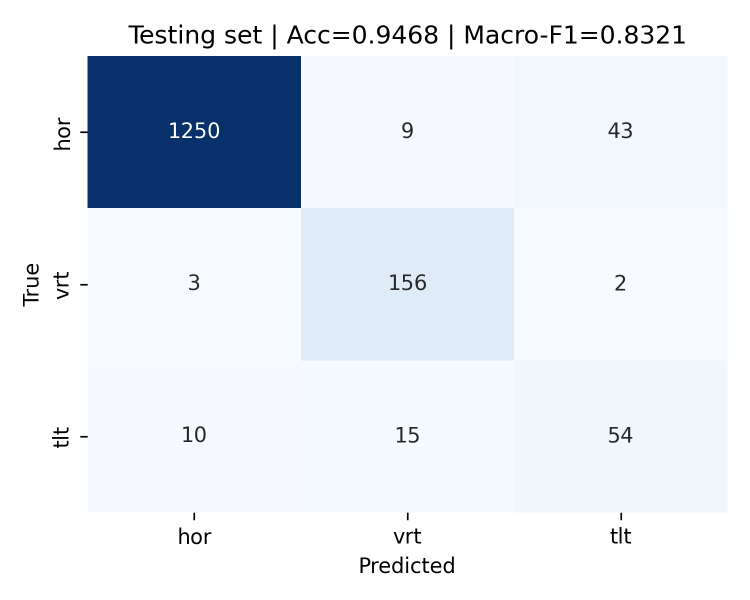
#> input picture word_pipeline/3_Orn/4_Test_orn_with_annotation/confusion_matrix_orn_classifier_v16_trained_on_all_augmented_training_data.png, 1500 x 1200 px (shown at 1/2 size)
$ python -i 1_colour_patch.py   (imports and definitions only)
#> lines starting #> are read from the running program, lines starting #| are printed output that depends on the picture; after the words box and inside, x2 and y2 are one past the last pixel; in counts of white or black regions, pixels touching at a corner belong together
#> further down, picture is the input picture: PIL image 1500x1200 RGBA; mean R, G, B, A 226.9, 233.1, 240.6, 255
import os
import json
import numpy as np
from PIL import Image, ImageDraw
import cv2
from joblib import Parallel, delayed
from tqdm import tqdm
from sklearn.mixture import GaussianMixture


# === CONFIG ===
image_folder = "img"
json_folder = "jsons"

output_folder = "ColoredName_CropedPatch_Output"
output_json_folder = "ColoredJson_Output"

# [2 lines not run here, left out]

# Local background context around polygon bbox
LOCAL_BG_PADDING = 40


# ============================================================
# Colour naming: two separate human annotations
#
#   (1) Ground truth: a human named the colour of the actual ink on the
#       page. Used only for scoring in 4_performance_colour.py.
#
#   (2) Rule-assisted annotation of the predicted RGB: the colour module
#       outputs only an RGB value per word. To compare it with (1), each
#       predicted RGB needs a coarse name from the same 11-class schema.
#       Naming every word by hand is slow, so the rules below pre-group
#       similar predicted RGB values into coarse names. A rater viewed the
#       predicted RGB rendered on the predicted polygons, checked each
#       group, and refined the rules or corrected names until every name
#       matched their perception. The rater had no access to the
#       ground-truth labels from (1). This was done on the predicted
#       colours of the test pages.
#
# The rules are therefore a labelling aid, not an independently validated
# classifier, and they never modify the predicted RGB. Narrow RGB ranges in
# some rules record groups the rater named during this process. Only
# contextual_dark_ink_is_black() uses the local background colour; the
# other rules use the text RGB alone. Names produced by these rules on
# pages outside the test set have not been verified.
# ============================================================

# [592 lines left out: functions relative_luminance_y, rgb_to_lab_lch, is_red_ink, is_dark_purple_ink, is_dark_blue_ink, is_blue_black_ink and 10 more, not called in this run]


# ============================================================
# binarization
# ============================================================

def sauvola_binarization(
    img_pil,
    win_list=(15, 31, 61),
    k_strict=0.08,
    k_loose=0.28,
    bernsen_contrast_min=12,
    post_open=3,
    post_close=3
):
#> called with win_list = (15, 31, 61), k_strict = 0.08, k_loose = 0.28, bernsen_contrast_min = 12, post_open = 3, post_close = 3
    rgb = np.array(img_pil.convert("RGB"))

    gray = cv2.cvtColor(
        rgb,
        cv2.COLOR_RGB2GRAY
    ).astype(np.float32)

    gray = gray / 255.0


    bg = cv2.GaussianBlur(gray, (0, 0), 51)
    bg = np.clip(bg, 1e-6, 1.0)

    norm = np.clip(
        (gray / bg) * 0.5 + 0.25,
        0.0,
        1.0
    )

    blur_r = cv2.GaussianBlur(norm, (0, 0), 5)

    retinex = np.log(norm + 1e-6) - np.log(blur_r + 1e-6)
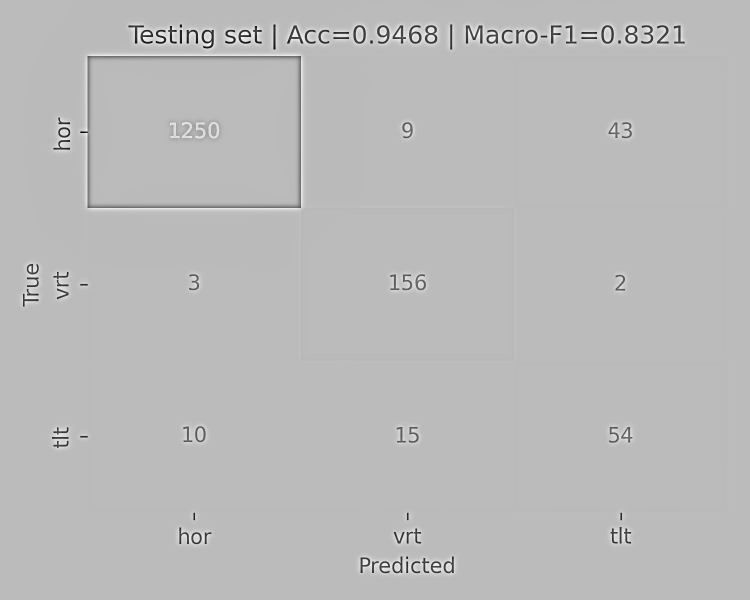
#> retinex: shape (1200, 1500) float32 (shown at 1/2 size); min -1.27, max 0.461, mean -0.00466; drawn with min black and max white

    rmin, rmax = np.percentile(retinex, (1, 99))
#> rmin = -0.535; rmax = 0.202

    if rmax > rmin:
        retinex = (retinex - rmin) / (rmax - rmin)

    retinex = np.clip(retinex, 0, 1).astype(np.float32)

    # CLAHE.
    clahe = cv2.createCLAHE(
        clipLimit=2.0,
        tileGridSize=(8, 8)
    )

    enh = clahe.apply(
        (retinex * 255).astype(np.uint8)
    ).astype(np.float32) / 255.0

    def local_stats(img, w):
        k = (w, w)

        m = cv2.boxFilter(
            img,
            ddepth=-1,
            ksize=k,
            normalize=True
        )

        m2 = cv2.boxFilter(
            img * img,
            ddepth=-1,
            ksize=k,
            normalize=True
        )

        s = cv2.sqrt(
            np.maximum(m2 - m * m, 0)
        )

        st = cv2.getStructuringElement(
            cv2.MORPH_RECT,
            (w, w)
        )

        vmin = cv2.erode(img, st)
        vmax = cv2.dilate(img, st)

        return m, s, vmin, vmax

    def sauvola(img, w, k, R=0.5):
        m, s, _, _ = local_stats(img, w)
        T = m * (1.0 + k * ((s / R) - 1.0))
        return (img < T).astype(np.uint8)

    def wolf_jolion(img, w, k):
        m, s, vmin, _ = local_stats(img, w)
        R = np.max(s) + 1e-6
        T = m + k * ((s / R) - 1.0) * (m - vmin)
        return (img < T).astype(np.uint8)

    def bernsen(img, w, cmin):
        _, _, vmin, vmax = local_stats(img, w)
        C = vmax - vmin
        T = (vmax + vmin) * 0.5

        return (
            (img < T)
            & (C >= (cmin / 255.0))
        ).astype(np.uint8)

    H, W = enh.shape
#> H = 1200; W = 1500

    votes_strict = np.zeros((H, W), np.int16)
    votes_loose = np.zeros((H, W), np.int16)

    for w in win_list:
        b_s_sau = sauvola(enh, w, k_strict)
        b_s_wjf = wolf_jolion(enh, w, k=-0.2)
        b_s_ber = bernsen(enh, w, bernsen_contrast_min)

        votes_strict += b_s_sau + b_s_wjf + b_s_ber

        b_l_sau = sauvola(enh, w, k_loose)
        b_l_wjf = wolf_jolion(enh, w, k=+0.2)
        b_l_ber = bernsen(
            enh,
            w,
            max(8, bernsen_contrast_min - 4)
        )

        votes_loose += b_l_sau + b_l_wjf + b_l_ber
#> this loop made 3 passes
#> pass 1, in local_stats, `vmin = cv2.erode(img, st)`:
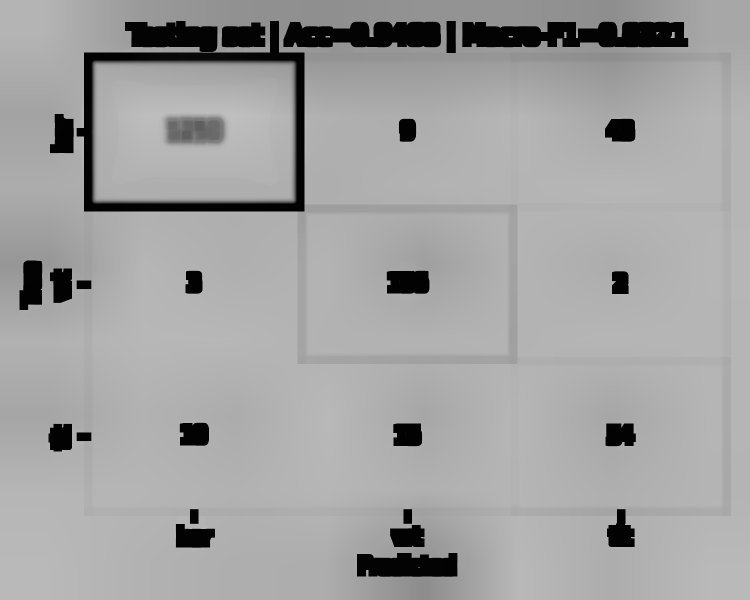
#> vmin: shape (1200, 1500) float32 (shown at 1/2 size); min 0.00392, max 0.835, mean 0.634
#> after the loop:
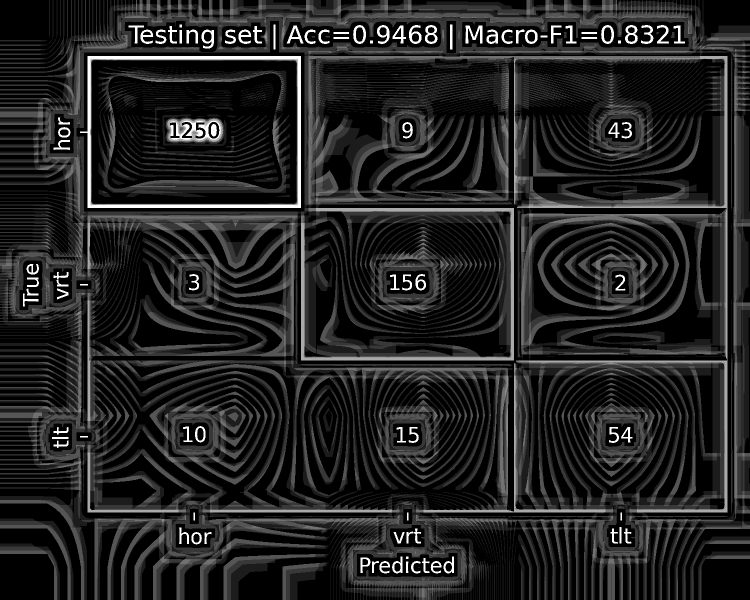
#> votes_loose: shape (1200, 1500) int16 (shown at 1/2 size); min 0, max 9, mean 1.25; drawn with min black and max white
#> after the loop:
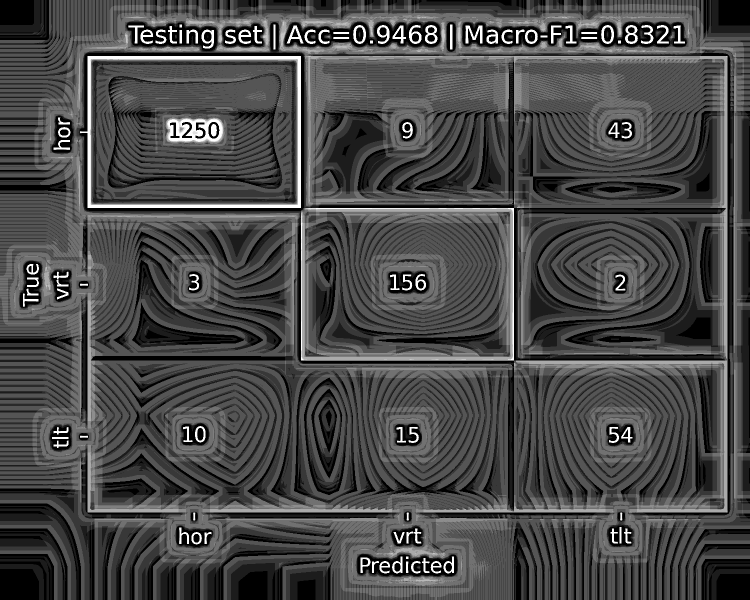
#> votes_strict: shape (1200, 1500) int16 (shown at 1/2 size); min 0, max 9, mean 2.57; drawn with min black and max white

    strong = (votes_strict >= 4).astype(np.uint8)
#> strong: shape (1200, 1500); values 0 (black) and 1 (white), 19.9% white; 801 white regions (287 under 20 px), largest, box (x1, y1, x2, y2) and area: (7, 13, 1488, 1183) 210538, (602, 416, 1028, 721) 25014, (160, 112, 602, 416) 13369
    weak = (votes_loose >= 3).astype(np.uint8)
#> weak: shape (1200, 1500); values 0 (black) and 1 (white), 17.1% white; 2165 white regions (1462 under 20 px), largest, box (x1, y1, x2, y2) and area: (617, 102, 1455, 1025) 34247, (589, 726, 1226, 1025) 12078, (1042, 427, 1439, 709) 11703

    k3 = np.ones((3, 3), np.uint8)

    strong_dil = cv2.dilate(
        strong,
        k3,
        1
    )
#> strong_dil: shape (1200, 1500); values 0 (black) and 1 (white), 26.8% white; 408 white regions (44 under 20 px), largest, box (x1, y1, x2, y2) and area: (0, 10, 1489, 1200) 294276, (601, 415, 1029, 722) 31564, (159, 111, 603, 417) 16289

    fused = (
        (strong == 1)
        | ((weak == 1) & (strong_dil == 1))
    ).astype(np.uint8)
#> fused: shape (1200, 1500); values 0 (black) and 1 (white), 20.4% white; 764 white regions (260 under 20 px), largest, box (x1, y1, x2, y2) and area: (7, 13, 1489, 1183) 219864, (602, 416, 1028, 721) 25014, (160, 112, 602, 416) 13369

    if post_open > 0:
        fused = cv2.morphologyEx(
            fused,
            cv2.MORPH_OPEN,
            cv2.getStructuringElement(
                cv2.MORPH_RECT,
                (post_open, post_open)
            )
        )
#> fused: shape (1200, 1500); values 0 (black) and 1 (white), 19.5% white; 632 white regions (81 under 20 px), largest, box (x1, y1, x2, y2) and area: (19, 24, 1489, 1182) 138949, (602, 416, 1028, 721) 24708, (1028, 721, 1455, 1025) 20007

    if post_close > 0:
        fused = cv2.morphologyEx(
            fused,
            cv2.MORPH_CLOSE,
            cv2.getStructuringElement(
                cv2.MORPH_RECT,
                (post_close, post_close)
            )
        )
#> fused: shape (1200, 1500); values 0 (black) and 1 (white), 20.4% white; 394 white regions (24 under 20 px), largest, box (x1, y1, x2, y2) and area: (0, 11, 1489, 1200) 174935, (1028, 721, 1455, 1112) 25972, (602, 416, 1028, 721) 25864

    dt = cv2.distanceTransform(
        fused,
        cv2.DIST_L2,
        3
    )
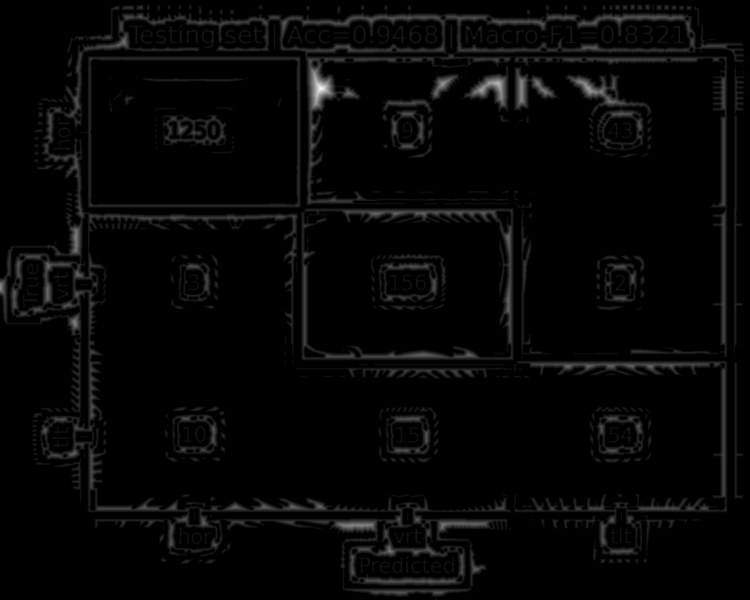
#> dt: shape (1200, 1500) float32 (shown at 1/2 size); min 0, max 27.69, mean 0.7; drawn with min black and max white

    sw = np.median(dt[dt > 0]) if np.any(dt > 0) else 1.0
#> sw = 2.87

    min_area = max(
        16,
        int(2.0 * sw * sw)
    )
#> min_area = 16

    max_ar = 25

    num, lab, stats, _ = cv2.connectedComponentsWithStats(
        fused,
        connectivity=8
    )
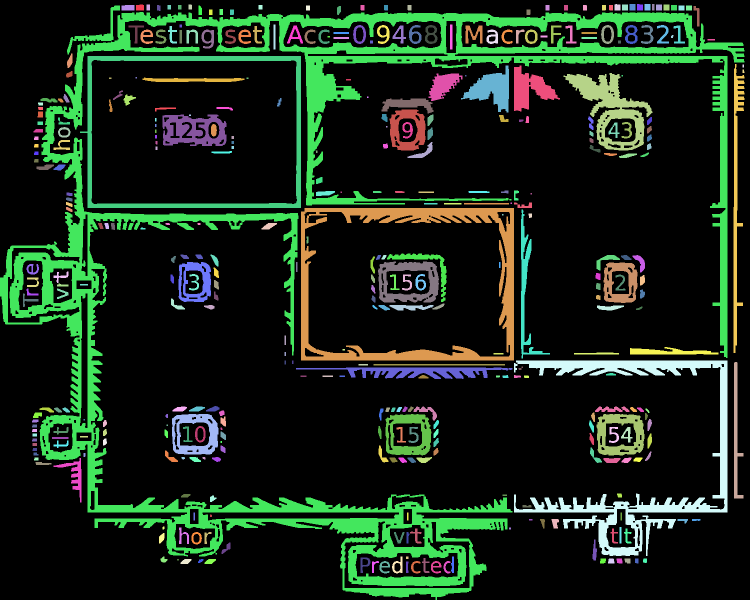
#> lab: shape (1200, 1500) int32 (shown at 1/2 size); 395 distinct labels, from 0 to 394; one colour per label, 0 black
#> num = 395; stats = 395 rows, first 6: [0, 0, 1500, 1200, 1433569], [272, 9, 16, 12, 183], [293, 9, 7, 12, 84], [377, 9, 7, 10, 69], [1229, 8, 12, 13, 147], [1244, 9, 12, 12, 144]

    keep = np.zeros(num, np.uint8)
#> keep = 395 values from 0 to 0
    keep[0] = 0

    for i in range(1, num):
        x, y, w, h, area = stats[i]

        ar = max(w / h, h / w) if h > 0 and w > 0 else 1

        if area >= min_area and ar <= max_ar:
            keep[i] = 1
#> this loop made 394 passes
#> (x, y, w, h, area, ar) on passes 1 to 3: (272, 9, 16, 12, 183, 1.33), (293, 9, 7, 12, 84, 1.71), (377, 9, 7, 10, 69, 1.43)
#> after the loop, keep = 395 values, max 1 at index 1, min 0 at index 0, mean 0.942

    cleaned = keep[lab]
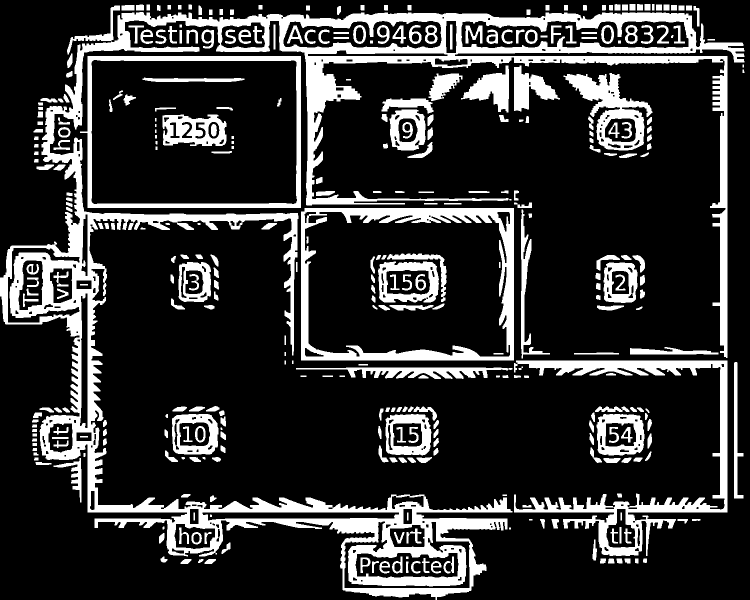
#> cleaned: shape (1200, 1500) (shown at 1/2 size); values 0 (black) and 1 (white), 20% white; 372 white regions (5 under 20 px), largest, box (x1, y1, x2, y2) and area: (0, 11, 1489, 1200) 174935, (1028, 721, 1455, 1112) 25972, (602, 416, 1028, 721) 25864

    bin_img = (1 - cleaned) * 255

    return bin_img.astype(np.uint8)


# ============================================================
# Local polygon mask / context extraction
# ============================================================

# [322 lines left out: functions get_local_crop_bounds_from_polygon, extract_fg_bg_pixels_local, get_text_color_via_gmm, get_image_files, get_json_basenames, get_images_with_matching_json and 1 more, not called in this run]


# ============================================================
# MAIN
# ============================================================

# [40 lines not run here, left out]

>>> from PIL import Image
>>> picture = Image.open('../../3_Orn/4_Test_orn_with_annotation/confusion_matrix_orn_classifier_v16_trained_on_all_augmented_training_data.png')
>>> result = sauvola_binarization(picture)
